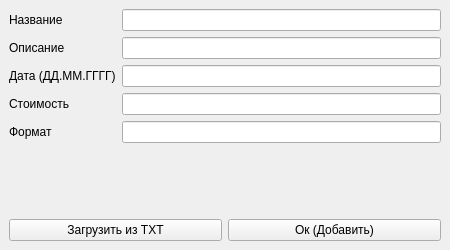
<?xml version="1.0" encoding="UTF-8"?>
<ui version="4.0">
 <class>MainWindow</class>
 <widget class="QMainWindow" name="MainWindow">
  <property name="geometry">
   <rect><x>0</x><y>0</y><width>450</width><height>250</height></rect>
  </property>
  <property name="windowTitle">
   <string>Новый объект — Мероприятие</string>
  </property>
  <widget class="QWidget" name="centralwidget">
   <layout class="QVBoxLayout" name="mainLayout">
    <item>
     <layout class="QFormLayout" name="formLayout">
      <item row="0" column="0"><widget class="QLabel" name="label"><property name="text"><string>Название</string></property></widget></item>
      <item row="0" column="1"><widget class="QLineEdit" name="editName"/></item>
      <item row="1" column="0"><widget class="QLabel" name="label_2"><property name="text"><string>Описание</string></property></widget></item>
      <item row="1" column="1"><widget class="QLineEdit" name="editDesc"/></item>
      <item row="2" column="0"><widget class="QLabel" name="label_3"><property name="text"><string>Дата (ДД.ММ.ГГГГ)</string></property></widget></item>
      <item row="2" column="1"><widget class="QLineEdit" name="editDate"/></item>
      <item row="3" column="0"><widget class="QLabel" name="label_4"><property name="text"><string>Стоимость</string></property></widget></item>
      <item row="3" column="1"><widget class="QLineEdit" name="editPrice"/></item>
      <item row="4" column="0"><widget class="QLabel" name="label_5"><property name="text"><string>Формат</string></property></widget></item>
      <item row="4" column="1"><widget class="QLineEdit" name="editFormat"/></item>
     </layout>
    </item>
    <item>
     <layout class="QHBoxLayout" name="horizontalLayout">
      <item><widget class="QPushButton" name="btnLoadTxt"><property name="text"><string>Загрузить из TXT</string></property></widget></item>
      <item><widget class="QPushButton" name="btnOk"><property name="text"><string>Ок (Добавить)</string></property></widget></item>
     </layout>
    </item>
   </layout>
  </widget>
 </widget>
 <resources/>
 <connections/>
</ui>
